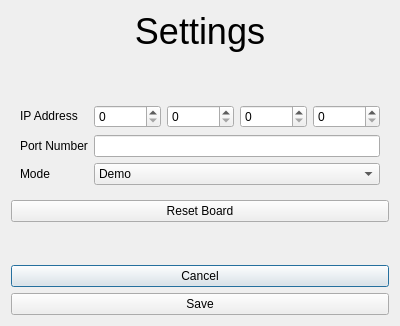
<?xml version="1.0" encoding="UTF-8"?>
<ui version="4.0">
 <class>Dialog</class>
 <widget class="QDialog" name="Dialog">
  <property name="geometry">
   <rect>
    <x>0</x>
    <y>0</y>
    <width>400</width>
    <height>326</height>
   </rect>
  </property>
  <property name="windowTitle">
   <string>Dialog</string>
  </property>
  <property name="sizeGripEnabled">
   <bool>false</bool>
  </property>
  <property name="modal">
   <bool>false</bool>
  </property>
  <layout class="QGridLayout" name="gridLayout">
   <item row="0" column="0">
    <widget class="QLabel" name="label_6">
     <property name="font">
      <font>
       <pointsize>27</pointsize>
      </font>
     </property>
     <property name="text">
      <string>Settings</string>
     </property>
     <property name="textFormat">
      <enum>Qt::AutoText</enum>
     </property>
     <property name="alignment">
      <set>Qt::AlignCenter</set>
     </property>
    </widget>
   </item>
   <item row="4" column="0">
    <spacer name="verticalSpacer_2">
     <property name="orientation">
      <enum>Qt::Vertical</enum>
     </property>
     <property name="sizeHint" stdset="0">
      <size>
       <width>20</width>
       <height>40</height>
      </size>
     </property>
    </spacer>
   </item>
   <item row="1" column="0">
    <spacer name="verticalSpacer">
     <property name="orientation">
      <enum>Qt::Vertical</enum>
     </property>
     <property name="sizeHint" stdset="0">
      <size>
       <width>20</width>
       <height>40</height>
      </size>
     </property>
    </spacer>
   </item>
   <item row="5" column="0">
    <widget class="QPushButton" name="pushButton_2">
     <property name="text">
      <string>Cancel</string>
     </property>
    </widget>
   </item>
   <item row="3" column="0">
    <widget class="QPushButton" name="pushButton">
     <property name="text">
      <string>Reset Board</string>
     </property>
     <property name="autoDefault">
      <bool>false</bool>
     </property>
    </widget>
   </item>
   <item row="2" column="0">
    <widget class="QFrame" name="frame">
     <property name="frameShape">
      <enum>QFrame::NoFrame</enum>
     </property>
     <property name="frameShadow">
      <enum>QFrame::Raised</enum>
     </property>
     <property name="lineWidth">
      <number>0</number>
     </property>
     <layout class="QFormLayout" name="formLayout">
      <item row="1" column="0">
       <widget class="QLabel" name="label_3">
        <property name="text">
         <string>IP Address</string>
        </property>
       </widget>
      </item>
      <item row="1" column="1">
       <widget class="QFrame" name="frame_2">
        <property name="minimumSize">
         <size>
          <width>40</width>
          <height>25</height>
         </size>
        </property>
        <layout class="QHBoxLayout" name="horizontalLayout">
         <property name="leftMargin">
          <number>0</number>
         </property>
         <property name="topMargin">
          <number>0</number>
         </property>
         <property name="rightMargin">
          <number>0</number>
         </property>
         <property name="bottomMargin">
          <number>0</number>
         </property>
         <item>
          <widget class="QSpinBox" name="spinBox">
           <property name="maximum">
            <number>255</number>
           </property>
          </widget>
         </item>
         <item>
          <widget class="QSpinBox" name="spinBox_2">
           <property name="maximum">
            <number>255</number>
           </property>
          </widget>
         </item>
         <item>
          <widget class="QSpinBox" name="spinBox_3">
           <property name="maximum">
            <number>255</number>
           </property>
          </widget>
         </item>
         <item>
          <widget class="QSpinBox" name="spinBox_4">
           <property name="maximum">
            <number>255</number>
           </property>
          </widget>
         </item>
        </layout>
       </widget>
      </item>
      <item row="3" column="0">
       <widget class="QLabel" name="label">
        <property name="text">
         <string>Mode</string>
        </property>
       </widget>
      </item>
      <item row="3" column="1">
       <widget class="QComboBox" name="comboBox">
        <item>
         <property name="text">
          <string>Demo</string>
         </property>
        </item>
        <item>
         <property name="text">
          <string>Live</string>
         </property>
        </item>
       </widget>
      </item>
      <item row="2" column="0">
       <widget class="QLabel" name="label_2">
        <property name="text">
         <string>Port Number</string>
        </property>
       </widget>
      </item>
      <item row="2" column="1">
       <widget class="QLineEdit" name="lineEdit"/>
      </item>
     </layout>
    </widget>
   </item>
   <item row="7" column="0">
    <widget class="QPushButton" name="pushButton_3">
     <property name="text">
      <string>Save</string>
     </property>
    </widget>
   </item>
  </layout>
 </widget>
 <resources/>
 <connections/>
</ui>
